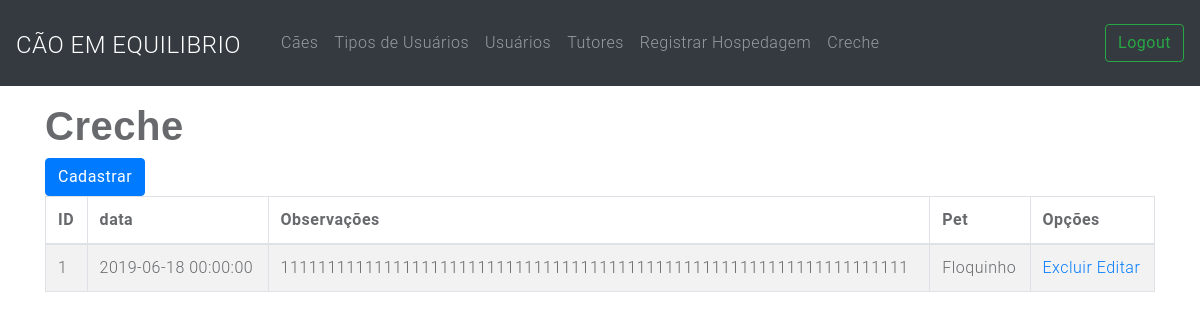
Page /crecheIndex.php (signed in) on the committed database.
### tables this page shows
CREATE TABLE `creche` (
  `id` int(11) NOT NULL,
  `data` datetime NOT NULL,
  `observacoes` text NOT NULL,
  `id_pet` int(11) NOT NULL
);

CREATE TABLE `pet` (
  `id` int(11) NOT NULL,
  `nome` varchar(100) NOT NULL,
  `raca` varchar(100) NOT NULL,
  `peso` double NOT NULL,
  `foto` varchar(200) NOT NULL,
  `ativo` tinyint(1) NOT NULL DEFAULT '1'
);

### funcao.php (called while the page is built, shortened)
<?php
   function obterConexao() {
    $conexao = mysqli_connect("localhost", "root", "", "caoemequilibrio");
    mysqli_set_charset($conexao, 'utf8');
    return $conexao;
  }
    function obterCreche(){
      $conexao = obterConexao();
      $resultado = mysqli_query($conexao,
      "SELECT creche.*,pet.nome as nomePet FROM creche JOIN pet ON creche.id_pet = pet.id");
       $creche = array();
       if ($resultado) {
         $creche = mysqli_fetch_all($resultado,
             MYSQLI_ASSOC);
       }
       return $creche;
     }
?>

### crecheIndex.php (the view, shortened to what this page needs)
<!DOCTYPE html>
<html>
<head>
   <?php include_once 'shared/menuSuperior.php';
   $tutores= obterCreche();
   ?>
</head>
<body>
<div class="container">
      <h1>Creche</h1>
      <a class="btn btn-primary" href="crecheCreate.php">Cadastrar</a>
      <table class="table table-bordered table-striped">
        <thead>
          <tr>
            <th scope="col">ID</th>
            <th scope="col">data</th>
            <th scope="col">Observações</th>
            <th scope="col">Pet</th>
            <th scope="col">Opções</th>
           </tr>
        </thead>
        <tbody>
          <?php
              foreach ($tutores as $t) {
                echo "<tr>";
                echo "<td scope='col'>".$t['id']."</td>";
                echo "<td scope='col'>".$t['data']."</td>";
                echo "<td scope='col'>".$t['observacoes']."</td>";
                echo "<td scope='col'>".$t['nomePet']."</td>";
                echo "<td scope='col'><a href='deletarTutor.php?id=".$t['id']."'>Excluir</a> <a href='tutorEdit.php?id=".$t['id']."'>Editar</a></td>";
                echo "</tr>";
            }
           ?>
        </tbody>
      </table>
    </div>
</body>
</html>

### css/style.css (style rules this page uses)
body { line-height: 1.4; font-family: 'Roboto', sans-serif; color: #67696c; font-size: 16px; font-weight: 300; letter-spacing: 0.5px; overflow-x: hidden; }
table { border-collapse: collapse; border-spacing: 0; }
h1, h2, h3, h4, h5, h6 { font-family: 'Raleway', sans-serif; font-weight: 600; }

### rows in the picture
creche: id "1", data "2019-06-18 00:00:00", observacoes "1111111111111111111111111111111111111111111111111111111111111111111", id_pet.nome "Floquinho"
